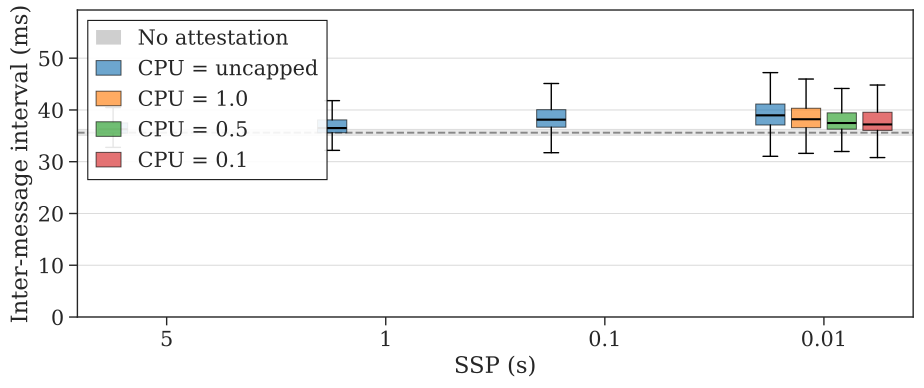

Write the Python code that produced this figure.
#!/usr/bin/env python3
"""
Grouped boxplot: /tf inter-message interval — SSP × CPU parameter sweep.

X-groups : SSP ∈ {5, 1, 0.1, 0.01} s
Within each group: CPU ∈ {NC, 1.0, 0.5, 0.1} — one box per CPU config.
Baseline (no sidecar) shown as a gray IQR band + dashed median.

Box  : Q1 – Q3  (IQR)
Line : median
Whiskers : Q1 − 1.5×IQR  to  Q3 + 1.5×IQR  (Tukey standard)
Fliers   : hidden
"""

import re
from pathlib import Path

import numpy as np
import matplotlib.patches as mpatches
import matplotlib.pyplot as plt
import pandas as pd
import seaborn as sns

RESULTS_DIR = Path(__file__).parent.parent / "data/robot-benchmark/results/tf"
FONT_SCALE  = 1.7

SSP_MS_LIST = [5000, 1000, 100, 10]          # 5 s, 1 s, 0.1 s, 0.01 s
CPU_CONFIGS = [("NC", "NC"), ("1.0", 1.0), ("0.5", 0.5), ("0.1", 0.1)]
# (legend label, filter value)  — NC means uncapped

BOX_WIDTH  = 0.18   # width of each individual box
GROUP_GAP  = 0.35   # extra space between SSP groups

_TAGGED_RE = re.compile(
    r"SSP(?P<ssp>\d+)ms-ITERQ\d+-cpu(?P<cpu>[\dp]+|NC)-run\d+\.csv$",
    re.IGNORECASE,
)

COLOR_BASELINE = "#888888"
# One color per CPU config (tab10 subset — readable on white)
_t10 = sns.color_palette("tab10")
CPU_COLORS = {
    "NC":  _t10[0],   # blue
    "1.0": _t10[1],   # orange
    "0.5": _t10[2],   # green
    "0.1": _t10[3],   # red
}


def _intervals_ms(csv_path: Path) -> np.ndarray:
    df = pd.read_csv(csv_path)
    parts = []
    for _, grp in df.groupby("robot"):
        grp = grp.sort_values("wall_stamp_ns")
        iv = grp["wall_stamp_ns"].diff().dropna().values / 1e6
        parts.append(iv[iv > 0])
    return np.concatenate(parts) if parts else np.array([])


def _collect_baseline(results_tf: Path) -> np.ndarray:
    csvs = sorted((results_tf / "no_sidecar" / "baseline").rglob("*.csv"))
    parts = [_intervals_ms(p) for p in csvs]
    return np.concatenate(parts) if parts else np.array([])


def _collect_sidecar(results_tf: Path, ssp_ms: int, cpu) -> np.ndarray:
    parts = []
    for p in sorted((results_tf / "with_sidecar" / "continuous").rglob("*.csv")):
        m = _TAGGED_RE.search(p.name)
        if not m:
            continue
        if int(m.group("ssp")) != ssp_ms:
            continue
        file_cpu = m.group("cpu").upper()
        if isinstance(cpu, str) and cpu.upper() == "NC":
            if file_cpu != "NC":
                continue
        else:
            if file_cpu == "NC":
                continue
            if abs(float(file_cpu.replace("P", ".")) - float(cpu)) > 1e-6:
                continue
        parts.append(_intervals_ms(p))
    return np.concatenate(parts) if parts else np.array([])


def _print_stats(label: str, iv: np.ndarray) -> None:
    if iv.size == 0:
        print(f"[{label}]  no data")
        return
    q1, med, q3 = np.percentile(iv, [25, 50, 75])
    print(f"[{label}]  n={iv.size:,}  median={med:.2f} ms  "
          f"IQR=[{q1:.2f}, {q3:.2f}]  p95={np.percentile(iv, 95):.2f} ms")


def main():
    script_dir = Path(__file__).parent.resolve()

    if not RESULTS_DIR.exists():
        raise SystemExit(f"Results dir not found: {RESULTS_DIR}")

    iv_baseline = _collect_baseline(RESULTS_DIR)
    _print_stats("baseline", iv_baseline)

    # ── collect all data ────────────────────────────────────────────────────────
    # data[ssp_ms][cpu_label] = intervals array
    data = {}
    for ssp_ms in SSP_MS_LIST:
        data[ssp_ms] = {}
        for cpu_label, cpu_val in CPU_CONFIGS:
            iv = _collect_sidecar(RESULTS_DIR, ssp_ms=ssp_ms, cpu=cpu_val)
            data[ssp_ms][cpu_label] = iv
            _print_stats(f"SSP={ssp_ms}ms  CPU={cpu_label}", iv)

    # ── compute x positions ────────────────────────────────────────────────────
    n_cpu  = len(CPU_CONFIGS)
    # center offsets within a group: symmetric around 0
    offsets = np.linspace(-(n_cpu - 1) / 2, (n_cpu - 1) / 2, n_cpu) * (BOX_WIDTH + 0.04)

    group_centers = []
    c = 0.0
    for _ in SSP_MS_LIST:
        group_centers.append(c)
        c += 1.0 + GROUP_GAP

    # ── plot ────────────────────────────────────────────────────────────────────
    sns.set_theme(context="paper", style="ticks",
                  rc={"xtick.direction": "out", "ytick.direction": "out"},
                  font_scale=FONT_SCALE)
    plt.rcParams.update({"font.family": "serif"})

    fig, ax = plt.subplots(figsize=(9.5, 4.2))
    plt.subplots_adjust(left=0.09, right=0.97, top=0.95, bottom=0.22)

    # baseline band
    if iv_baseline.size:
        q1, med, q3 = np.percentile(iv_baseline, [25, 50, 75])
        ax.axhspan(q1, q3, color=COLOR_BASELINE, alpha=0.18, zorder=1)
        ax.axhline(med, color=COLOR_BASELINE, linewidth=1.4, linestyle="--", zorder=2)

    all_iv_parts = [iv_baseline] if iv_baseline.size else []

    for gi, (ssp_ms, gc) in enumerate(zip(SSP_MS_LIST, group_centers)):
        for ci, ((cpu_label, _), offset) in enumerate(zip(CPU_CONFIGS, offsets)):
            iv = data[ssp_ms][cpu_label]
            if iv.size == 0:
                continue
            all_iv_parts.append(iv)
            pos = gc + offset
            bp = ax.boxplot(
                [iv],
                positions=[pos],
                patch_artist=True,
                widths=BOX_WIDTH,
                notch=False,
                whis=1.5,
                showfliers=False,
                medianprops=dict(color="black", linewidth=1.5),
                whiskerprops=dict(linewidth=1.0, linestyle="-"),
                capprops=dict(linewidth=1.0),
                boxprops=dict(linewidth=0.7),
            )
            for patch in bp["boxes"]:
                patch.set_facecolor(CPU_COLORS[cpu_label])
                patch.set_alpha(0.65)

    # x-axis: one tick per SSP group, labeled in seconds
    ax.set_xticks(group_centers)
    ax.set_xticklabels([f"{ssp / 1000:.4g}" for ssp in SSP_MS_LIST])
    ax.set_xlim(group_centers[0] - 0.55, group_centers[-1] + 0.55)
    ax.set_xlabel("SSP (s)")
    ax.set_ylabel("Inter-message interval (ms)")
    ax.tick_params(axis="both", which="major", length=6, width=1.0, direction="out")
    ax.grid(axis="y", linestyle="-", linewidth=0.7, alpha=0.75)
    ax.set_axisbelow(True)

    if all_iv_parts:
        all_iv = np.concatenate(all_iv_parts)
        ax.set_ylim(0, np.percentile(all_iv, 99) * 1.10)

    # ── legend ─────────────────────────────────────────────────────────────────
    legend_handles = [
        mpatches.Patch(facecolor=COLOR_BASELINE, alpha=0.4, edgecolor="none",
                       label="No attestation"),
    ] + [
        mpatches.Patch(facecolor=CPU_COLORS[lbl], alpha=0.65, edgecolor="black",
                       linewidth=0.7,
                       label=f"CPU = {lbl}" if lbl != "NC" else "CPU = uncapped")
        for lbl, _ in CPU_CONFIGS
    ]
    ax.legend(handles=legend_handles, loc="upper left", frameon=True,
              framealpha=0.9, fancybox=False, edgecolor="black",
              borderpad=0.4, handlelength=1.2, ncol=1)

    out_path = script_dir / "boxplot_ros_topic_hz.pdf"
    fig.savefig(out_path, dpi=300, bbox_inches="tight")
    print(f"\n[OK] Saved: {out_path}")
    plt.close(fig)


if __name__ == "__main__":
    main()
